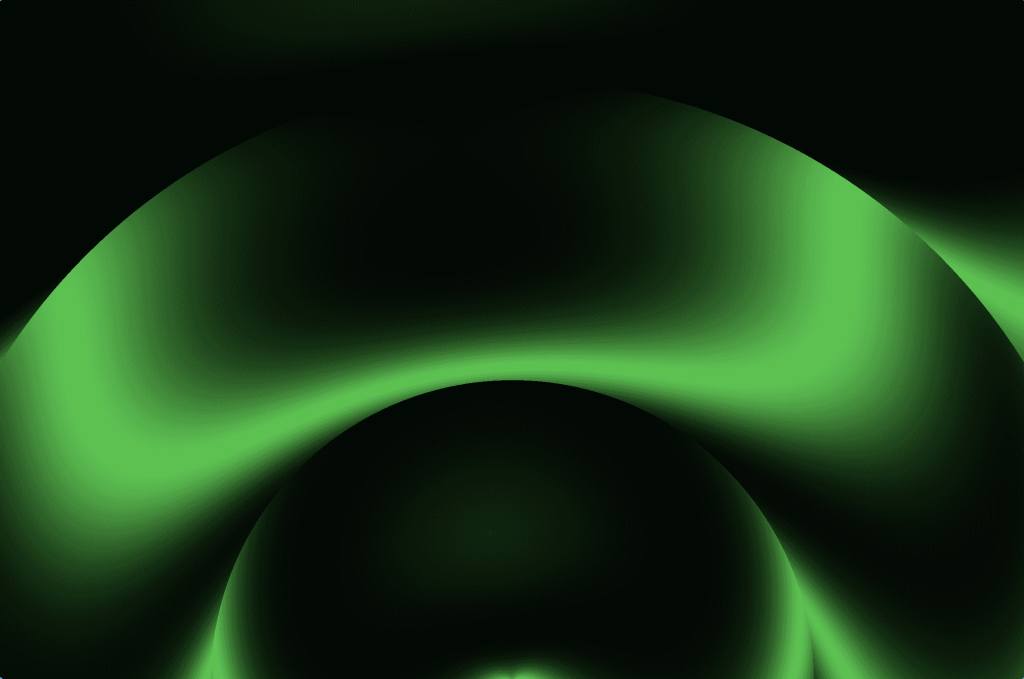
#> input picture assets/source/template-hero-glow.png, 2048 x 1358 px (shown at 1/2 size)
$ python recolor-glow.py
#> lines starting #> are read from the running program, lines starting #| are printed output that depends on the picture
#!/usr/bin/env python3
"""Recolour the template's green hero glow into the Proximata palette.

The glow is an indexed PNG with 11 palette entries, so recolouring is a
lossless palette remap: entries are ranked by luminance and mapped onto a
ramp ink -> brand blue -> ice. The image data is untouched.

Usage: python3 scripts/recolor-glow.py
Output: public/sites/proximata/images/bg/hero-glow.png
"""

import pathlib

from PIL import Image

ROOT = pathlib.Path(__file__).resolve().parent.parent
SOURCE = ROOT / "assets/source/template-hero-glow.png"
TARGET = ROOT / "public/sites/proximata/images/bg/hero-glow.png"

# (position on the ramp, colour)
RAMP = [
    (0.0, (35, 32, 30)),  # ink
    (0.55, (32, 45, 133)),  # brand blue
    (1.0, (200, 241, 255)),  # ice
]


def luminance(rgb: tuple[int, int, int]) -> float:
    r, g, b = rgb
    return 0.2126 * r + 0.7152 * g + 0.0722 * b


def ramp(t: float) -> tuple[int, int, int]:
    for (t0, c0), (t1, c1) in zip(RAMP, RAMP[1:]):
        if t <= t1:
            k = (t - t0) / (t1 - t0)
            return tuple(round(a + (b - a) * k) for a, b in zip(c0, c1))
    return RAMP[-1][1]


def main() -> None:
    image = Image.open(SOURCE)
#> image is the input picture: PIL image 2048x1358 P; mean R, G, B 22.7, 50.8, 21
    if image.mode != "P":
        raise SystemExit(f"Expected an indexed PNG, got {image.mode}")
    used = sorted(set(image.tobytes()))
#> used = [0, 1, 2, 3, 4, 5, 6, 7, 8, 9, 10]
    palette = image.getpalette()
#> palette = 33 values, max 229 at index 32, min 2 at index 0, mean 73.82
    colours = {i: tuple(palette[i * 3 : i * 3 + 3]) for i in used}
#> colours = 11 items
    lums = {i: luminance(c) for i, c in colours.items()}
#> lums = 11 items
    low, high = min(lums.values()), max(lums.values())
#> low = 6.36; high = 163.7

    for i in used:
        t = (lums[i] - low) / (high - low) if high > low else 0
        palette[i * 3 : i * 3 + 3] = ramp(t)
#> this loop made 11 passes
#> t on passes 1 to 11: 0, 0.0849, 0.198, 0.328, 1, 0.464, 0.594, 0.92, 0.713, 0.822, 0.933
#> after the loop, palette = 33 values, max 255 at index 14, min 30 at index 2, mean 114.6

    image.putpalette(palette)
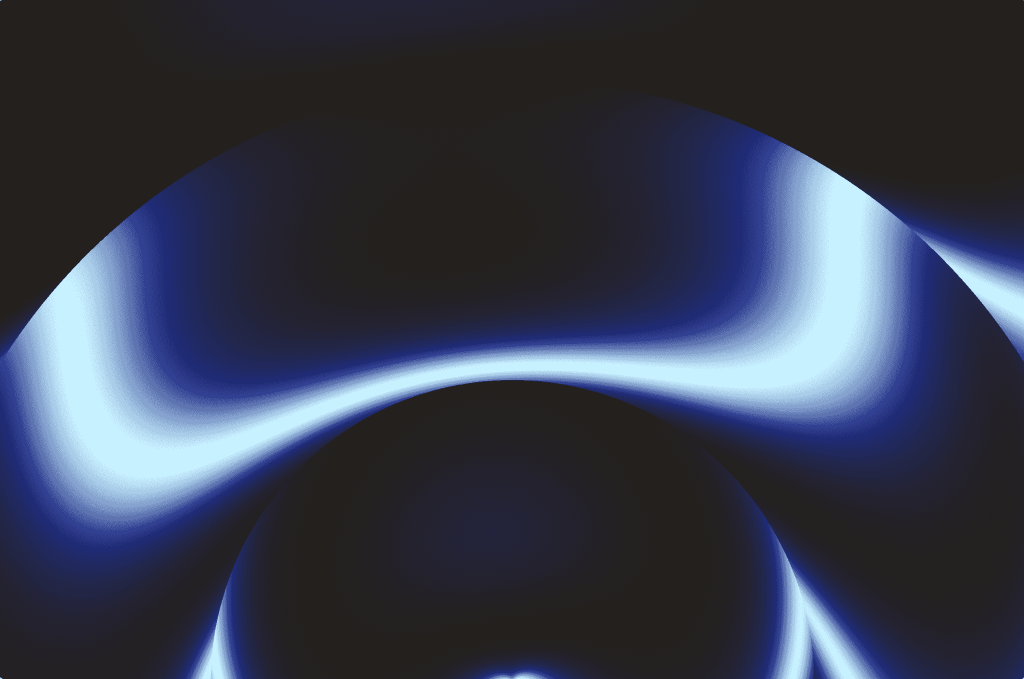
#> image: PIL image 2048x1358 P (shown at 1/2 size); mean R, G, B 54, 59.4, 77.6
    TARGET.parent.mkdir(parents=True, exist_ok=True)
    image.save(TARGET, optimize=True)
    print(f"recoloured {len(used)} palette entries -> {TARGET.relative_to(ROOT)}")
#| recoloured 11 palette entries -> public/sites/proximata/images/bg/hero-glow.png


if __name__ == "__main__":
    main()
